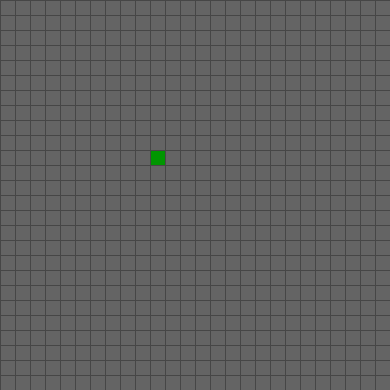
Frame 1 (no input)
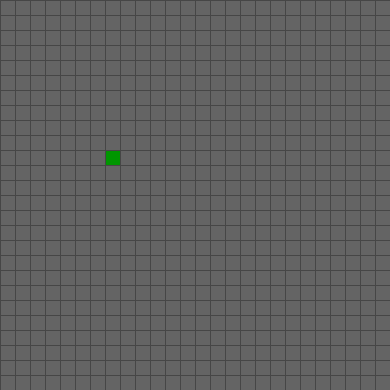
Frame 60 (the mouse pressed at the canvas centre just before this capture)
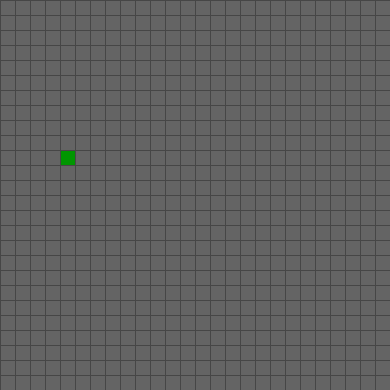
Frame 120 (the mouse held since frame 60 and released just before this capture)

The Processing sketch that drew these frames (run headless with seeded random() and noise(); from frame 60 on, the mouse is pressed at the canvas centre):

// Processing sketch: SnakeGame
// ── SnakeGame.pde
ArrayList<SnakeBody> snakeBodies = new ArrayList<SnakeBody>();

void setup(){
  size(390, 390);
  snakeBodies.add(new SnakeBody(null, 10, 10));
  grow();
  frameRate(60);
}

String movementState = "LEFT";

static int gridSize = 15;

float speed = 0.05f;

static int timer;
static int moveTimer = 12;

void draw(){
  
  timer++;
  if(timer >= moveTimer){
    timer = 0;
  }
  
  //Draw grid
  background(100);

  for(int i = 0; i <= width; i += gridSize){
    stroke(70);
    line(i, 0, i, height);
    line(0, i, width, i);
  } 
  
  
  //Draw snake
  for(SnakeBody snake : snakeBodies){

    snake.drawSnake(); 
    snake.follow();
  }
  
  //Move head
  move();
}

void move(){
  switch(movementState){
    case "UP" :
      snakeBodies.get(0).y -= speed;
      break;
      
    case "LEFT" :
      snakeBodies.get(0).x -= speed;
      break;
      
    case "DOWN" :
      snakeBodies.get(0).y += speed;
      break;
      
    case "RIGHT" :
      snakeBodies.get(0).x += speed;
      break;
  }
}

void grow(){
  SnakeBody prevSnake = snakeBodies.get(snakeBodies.size() - 1);
  snakeBodies.add(new SnakeBody(prevSnake, prevSnake.x, prevSnake.y));
}

void keyPressed() {
  switch(key){
    case 'w' :
      movementState = "UP";
      break;
      
    case 'a' :
      movementState = "LEFT";
      break;
      
    case 's' :
      movementState = "DOWN";
      break;
      
    case 'd' :
      movementState = "RIGHT";
      break;
  }
  
  if(key == 'g'){
    grow();
  }
}

    

// ── SnakeBody.pde
public class SnakeBody{
  float x, y;
  float prev_x, prev_y;
  
  int timer;
  
  SnakeBody other;
  
  public SnakeBody(SnakeBody other, float startX, float startY){
    timer = SnakeGame.timer;
    
    this.x = startX;
    this.y = startY;
    this.other = other;
  }
  
  void follow(){
    timer++;
    
    if(timer >= SnakeGame.moveTimer){    
      
      prev_x = x;
      prev_y = y;
      
      if(other != null){   
        this.x = other.prev_x;
        this.y = other.prev_y;
      }
      
      timer = 0;
    }
  }
  
  void drawSnake(){
    int g = 150;
    
    noStroke();
    fill(0, g, 0);
    rect(floor(x) * SnakeGame.gridSize + 1, floor(y) * SnakeGame.gridSize + 1, SnakeGame.gridSize -1, SnakeGame.gridSize -1);
  }
}
